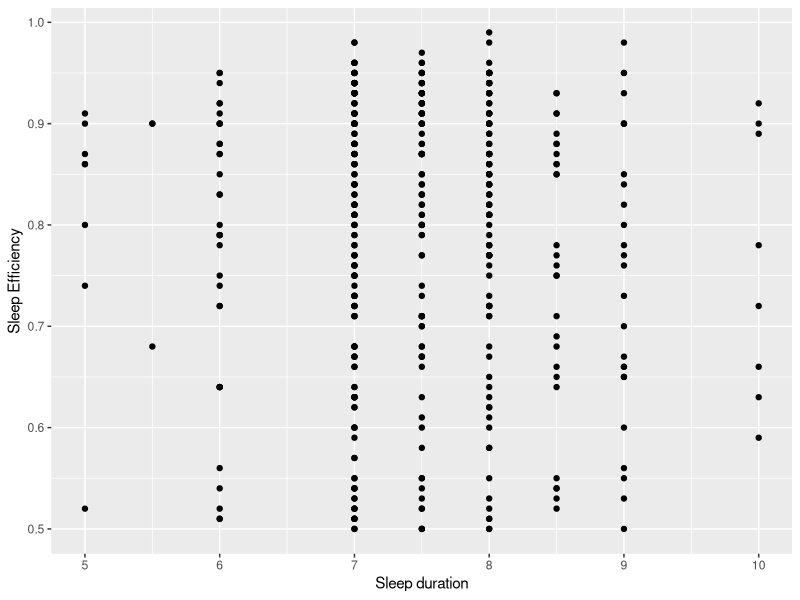
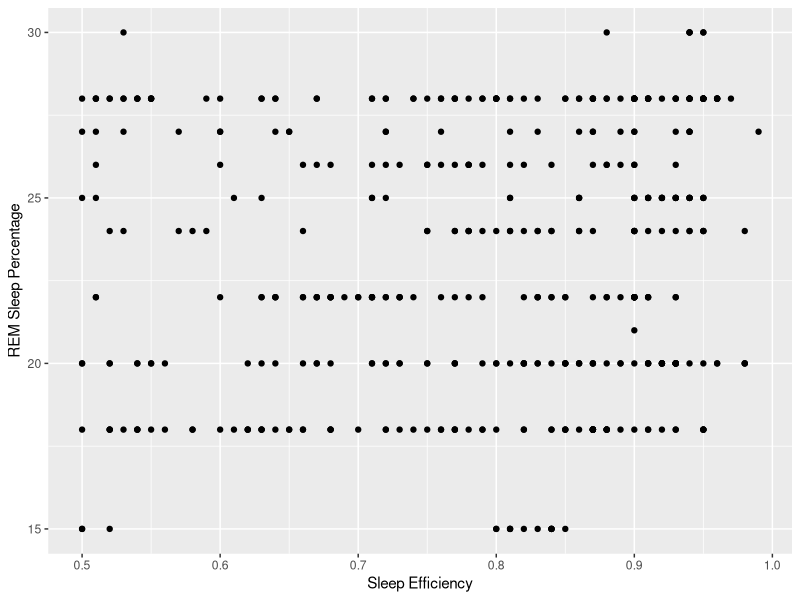

The R script that drew these images, in order:
## ---- chunk 1
library(tidyverse)
sleep <- read_delim("data/Sleep_Efficiency.csv")
sleep %>%
  head(4)
## ---- chunk 2
ggplot(sleep, aes(x = `Sleep duration`, y = `Sleep efficiency`)) +
  geom_point(fill = "lightblue") +
  labs(x = "Sleep duration", y = "Sleep Efficiency") 
## ---- chunk 3
ggplot(sleep, aes(x = `Sleep efficiency`, y = `REM sleep percentage`)) +
  geom_point() +
  labs(x = "Sleep Efficiency", y = "REM Sleep Percentage")
